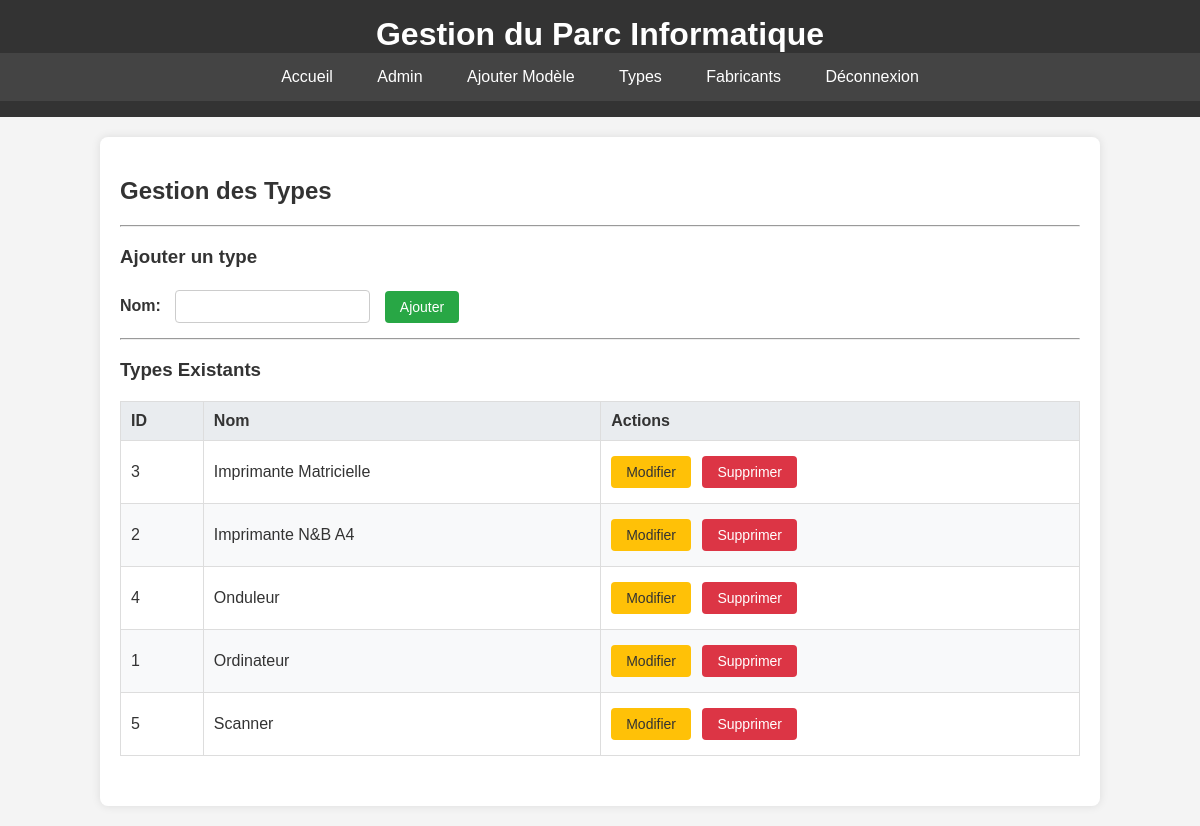
Screenshot of /admin/types (signed in) with the database file from the repository.
### app.py (models this page shows, shortened)
class Type(db.Model):
    id = db.Column(db.Integer, primary_key=True)
    nom = db.Column(db.String(80), unique=True, nullable=False)
    modeles = db.relationship('Modele', backref='type', lazy=True)

### app.py (the view, shortened to what this page needs)
@app.route('/admin/types', methods=['GET', 'POST'])
@login_required
def admin_types():
    tous_types = Type.query.order_by(Type.nom).all()
    return render_template('admin_types.html', types=tous_types)

### app.py (called while the page is built)
def login_required(f):
    @wraps(f)
    def decorated_function(*args, **kwargs):
        if 'logged_in' not in session:
            flash('Veuillez vous connecter pour accéder à cette page.', 'warning')
            return redirect(url_for('admin_login'))
        return f(*args, **kwargs)
    return decorated_function

### templates/admin_types.html (shortened to what this page needs)
{% extends "base.html" %}
{% block content %}
    <h2>Gestion des Types</h2>
    <hr>
    <h3>Ajouter un type</h3>
    <form method="post" action="{{ url_for('admin_types') }}" class="add-form">
        <div>
            <label for="nom">Nom:</label>
            <input type="text" id="nom" name="nom" required>
            <button type="submit" class="btn btn-add">Ajouter</button>
        </div>
    </form>
    <hr>
    <h3>Types Existants</h3>
    {% if types %}
        <table class="table-admin">
            <thead>
                <tr>
                    <th>ID</th>
                    <th>Nom</th>
                    <th>Actions</th>
                </tr>
            </thead>
            <tbody>
                {% for type in types %}
                <tr>
                    <td>{{ type.id }}</td>
                    <td>{{ type.nom }}</td>
                    <td class="actions">
                        <a href="{{ url_for('admin_edit_type', id=type.id) }}" class="btn btn-edit">Modifier</a>
                        <form method="post" action="{{ url_for('admin_delete_type', id=type.id) }}" onsubmit="return confirm('Êtes-vous sûr de vouloir supprimer ce type ?');">
                            <button type="submit" class="btn btn-delete">Supprimer</button>
                        </form>
                    </td>
                </tr>
                {% endfor %}
            </tbody>
        </table>
    {% else %}
        <p>Aucun type n'a été ajouté pour le moment.</p>
    {% endif %}
{% endblock %}

### static/style.css (style rules this page uses)
body { font-family: 'Arial', sans-serif; margin: 0; padding: 0; background-color: #f4f4f4; color: #333; }

### templates/admin_types.html (style rules this page uses)
.add-form div { margin-bottom: 10px; }
.add-form label { font-weight: bold; margin-right: 10px; }
.add-form input[type="text"] { padding: 8px; border: 1px solid #ccc; border-radius: 4px; margin-right: 10px; }

### templates/base.html (style rules this page uses)
.btn { display: inline-block; padding: 8px 15px; border: none; border-radius: 4px; cursor: pointer; color: white; text-decoration: none; font-size: 14px; text-align: center; vertical-align: middle; margin: 5px 5px 5px 0; }
.btn-add { background-color: #28a745; }
.btn-edit { background-color: #ffc107; color: #333; }
.btn-delete { background-color: #dc3545; }
.table-admin { width: 100%; border-collapse: collapse; margin-top: 20px; margin-bottom: 30px; }
.table-admin th, .table-admin td { border: 1px solid #ddd; padding: 10px; text-align: left; vertical-align: middle; }
.table-admin th { background-color: #e9ecef; }
.table-admin tr:nth-child(even) { background-color: #f8f9fa; }
.table-admin .actions form { display: inline-block; margin: 0 2px; }

### rows the page displays
Type: id "3", nom "Imprimante Matricielle"
Type: id "2", nom "Imprimante N&B A4"
Type: id "4", nom "Onduleur"
Type: id "1", nom "Ordinateur"
Type: id "5", nom "Scanner"
